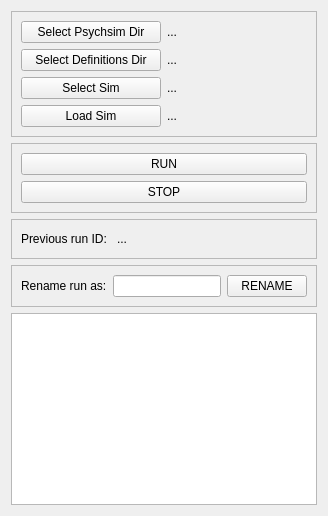
      <widget class="QWidget" name="main">
       <layout class="QVBoxLayout" name="verticalLayout_2">
        <item>
         <widget class="QFrame" name="frame_2">
          <property name="frameShape">
           <enum>QFrame::StyledPanel</enum>
          </property>
          <property name="frameShadow">
           <enum>QFrame::Raised</enum>
          </property>
          <layout class="QGridLayout" name="gridLayout_2">
           <item row="0" column="1">
            <widget class="QLabel" name="psychsim_dir_path">
             <property name="text">
              <string>...</string>
             </property>
            </widget>
           </item>
           <item row="3" column="1">
            <widget class="QLabel" name="sim_loaded_state">
             <property name="text">
              <string>...</string>
             </property>
            </widget>
           </item>
           <item row="2" column="1">
            <widget class="QLabel" name="sim_path_label">
             <property name="text">
              <string>...</string>
             </property>
            </widget>
           </item>
           <item row="3" column="0">
            <widget class="QPushButton" name="load_sim_button">
             <property name="text">
              <string>Load Sim</string>
             </property>
            </widget>
           </item>
           <item row="1" column="1">
            <widget class="QLabel" name="def_dir_path">
             <property name="text">
              <string>...</string>
             </property>
            </widget>
           </item>
           <item row="1" column="0">
            <widget class="QPushButton" name="sel_def_dir">
             <property name="text">
              <string>Select Definitions Dir</string>
             </property>
            </widget>
           </item>
           <item row="0" column="0">
            <widget class="QPushButton" name="sel_psychsim_dir">
             <property name="text">
              <string>Select Psychsim Dir</string>
             </property>
            </widget>
           </item>
           <item row="2" column="0">
            <widget class="QPushButton" name="select_sim">
             <property name="text">
              <string>Select Sim</string>
             </property>
            </widget>
           </item>
          </layout>
         </widget>
        </item>
        <item>
         <widget class="QFrame" name="frame">
          <property name="frameShape">
           <enum>QFrame::StyledPanel</enum>
          </property>
          <property name="frameShadow">
           <enum>QFrame::Raised</enum>
          </property>
          <layout class="QVBoxLayout" name="verticalLayout">
           <item>
            <widget class="QPushButton" name="run_sim_button">
             <property name="text">
              <string>RUN</string>
             </property>
            </widget>
           </item>
           <item>
            <widget class="QPushButton" name="stop_sim_button">
             <property name="text">
              <string>STOP</string>
             </property>
            </widget>
           </item>
          </layout>
         </widget>
        </item>
        <item>
         <widget class="QFrame" name="frame_4">
          <property name="frameShape">
           <enum>QFrame::StyledPanel</enum>
          </property>
          <property name="frameShadow">
           <enum>QFrame::Raised</enum>
          </property>
          <layout class="QHBoxLayout" name="horizontalLayout_2">
           <item>
            <widget class="QLabel" name="label_2">
             <property name="text">
              <string>Previous run ID: </string>
             </property>
            </widget>
           </item>
           <item>
            <widget class="QLabel" name="previous_run_id">
             <property name="text">
              <string>...</string>
             </property>
            </widget>
           </item>
           <item>
            <spacer name="horizontalSpacer">
             <property name="orientation">
              <enum>Qt::Horizontal</enum>
             </property>
             <property name="sizeHint" stdset="0">
              <size>
               <width>40</width>
               <height>20</height>
              </size>
             </property>
            </spacer>
           </item>
          </layout>
         </widget>
        </item>
        <item>
         <widget class="QFrame" name="frame_3">
          <property name="frameShape">
           <enum>QFrame::StyledPanel</enum>
          </property>
          <property name="frameShadow">
           <enum>QFrame::Raised</enum>
          </property>
          <layout class="QHBoxLayout" name="horizontalLayout">
           <item>
            <widget class="QLabel" name="label">
             <property name="text">
              <string>Rename run as:</string>
             </property>
            </widget>
           </item>
           <item>
            <widget class="QLineEdit" name="save_run_input"/>
           </item>
           <item>
            <widget class="QPushButton" name="rename_run_button">
             <property name="text">
              <string>RENAME</string>
             </property>
            </widget>
           </item>
          </layout>
         </widget>
        </item>
        <item>
         <widget class="QTextBrowser" name="simulation_output"/>
        </item>
       </layout>
      </widget>
